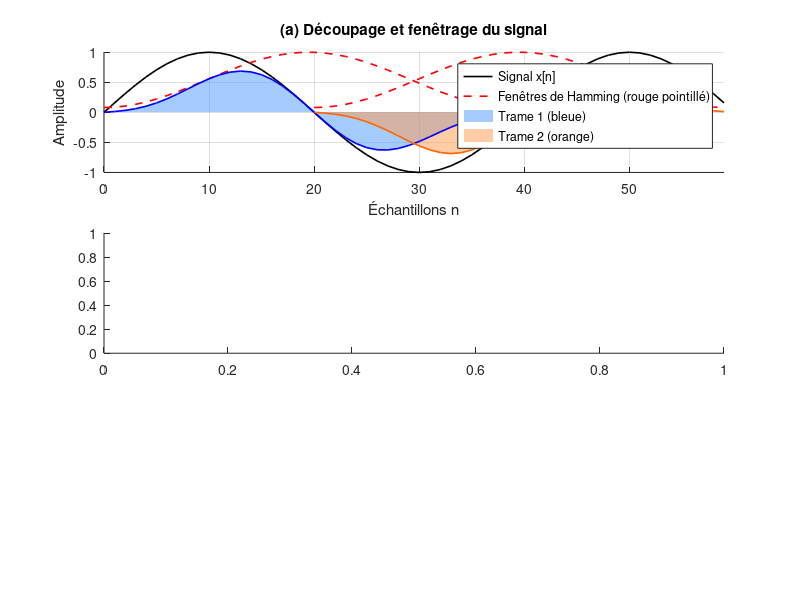

Source code (MATLAB): (Note: this script raises an error after producing the figure.)
%% Schéma complet et explicatif de la procédure Overlap–Add (avec fenêtres de Hamming)
clear; close all; clc;

L = 40;                   % longueur de trame
R = L/2;                  % recouvrement (50 %)
N = 3*L/2;                  % taille du signal de démonstration
n = 0:N-1;
x = sin(2*pi*n/40);       % signal test (sinus)
w = hamming(L)';          % fenêtre de Hamming

% === Étape 1 : Découpage et fenêtrage ===
x1 = x(1:L).*w;
x2 = x(R+1:R+L).*w;

% === Étape 2 : Reconstruction (somme et pondération) ===
x_recon = zeros(1,N);
weight  = zeros(1,N);

x_recon(1:L) = x_recon(1:L) + x1;
x_recon(R+1:R+L) = x_recon(R+1:R+L) + x2;
weight(1:L) = weight(1:L) + w;
weight(R+1:R+L) = weight(R+1:R+L) + w;

% === Étape 3 : Normalisation ===
x_recon_norm = x_recon ./ weight;

% === Figure unique et explicative ===
figure('Color','w','Position',[100 100 900 750]);

% ---- (a) Signal + fenêtres de Hamming + trames fenêtrées ----
% ---- (a) Signal + fenêtres de Hamming + trames fenêtrées ----
subplot(3,1,1);
hold on;

h1 = plot(n, x, 'k', 'LineWidth', 1.2);              % signal original
h2 = plot(0:L-1, w, 'r--', 'LineWidth', 1.2);        % fenêtre de Hamming 1
plot(R:R+L-1, w, 'r--', 'LineWidth', 1.2);           % fenêtre de Hamming 2
h3 = area(0:L-1, x1, 'FaceColor',[0.3 0.6 1], 'FaceAlpha',0.5, 'EdgeColor','none'); % trame 1 (bleue)
h4 = area(R:R+L-1, x2, 'FaceColor',[1 0.6 0.3], 'FaceAlpha',0.5, 'EdgeColor','none'); % trame 2 (orange)
plot(0:L-1, x1, 'b', 'LineWidth', 1.2);
plot(R:R+L-1, x2, 'Color',[1 0.4 0], 'LineWidth', 1.2);

title('(a) Découpage et fenêtrage du signal');
xlabel('Échantillons n'); ylabel('Amplitude');
legend([h1 h2 h3 h4], ...
       'Signal x[n]', ...
       'Fenêtres de Hamming (rouge pointillé)', ...
       'Trame 1 (bleue)', ...
       'Trame 2 (orange)');
grid on; axis tight;


% ---- (b) Somme des trames et somme des fenêtres ----
subplot(3,1,2);
yyaxis left;
plot(n, x_recon, 'm', 'LineWidth', 1.3);
ylabel('Somme des trames fenêtrées');
yyaxis right;
plot(n, weight, 'g--', 'LineWidth', 1.5);
ylabel('Somme des fenêtres de Hamming');
title('(b) Superposition des trames et pondération (somme des fenêtres)');
xlabel('Échantillons n');
legend('x_{somme}[n]', '\Sigma w[n]', 'Location','best');
grid on; axis tight;

% ---- (c) Reconstruction finale ----
subplot(3,1,3);
plot(n, x, 'k', 'LineWidth', 1.2); hold on;
plot(n, x_recon_norm, '--r', 'LineWidth', 1.2);
plot(n, x - x_recon_norm, 'b:');
legend('x[n] original', 'x_{recon}[n] (normalisé)', 'Erreur', 'Location','best');
title('(c) Signal reconstruit après division par la somme des fenêtres');
xlabel('Échantillons n'); ylabel('Amplitude');
grid on; axis tight;

sgtitle('Procédure complète d''addition–recouvrement (Overlap–Add) avec fenêtres de Hamming');
saveas(gcf, 'schema_overlap_add_complet_hamming.png');
